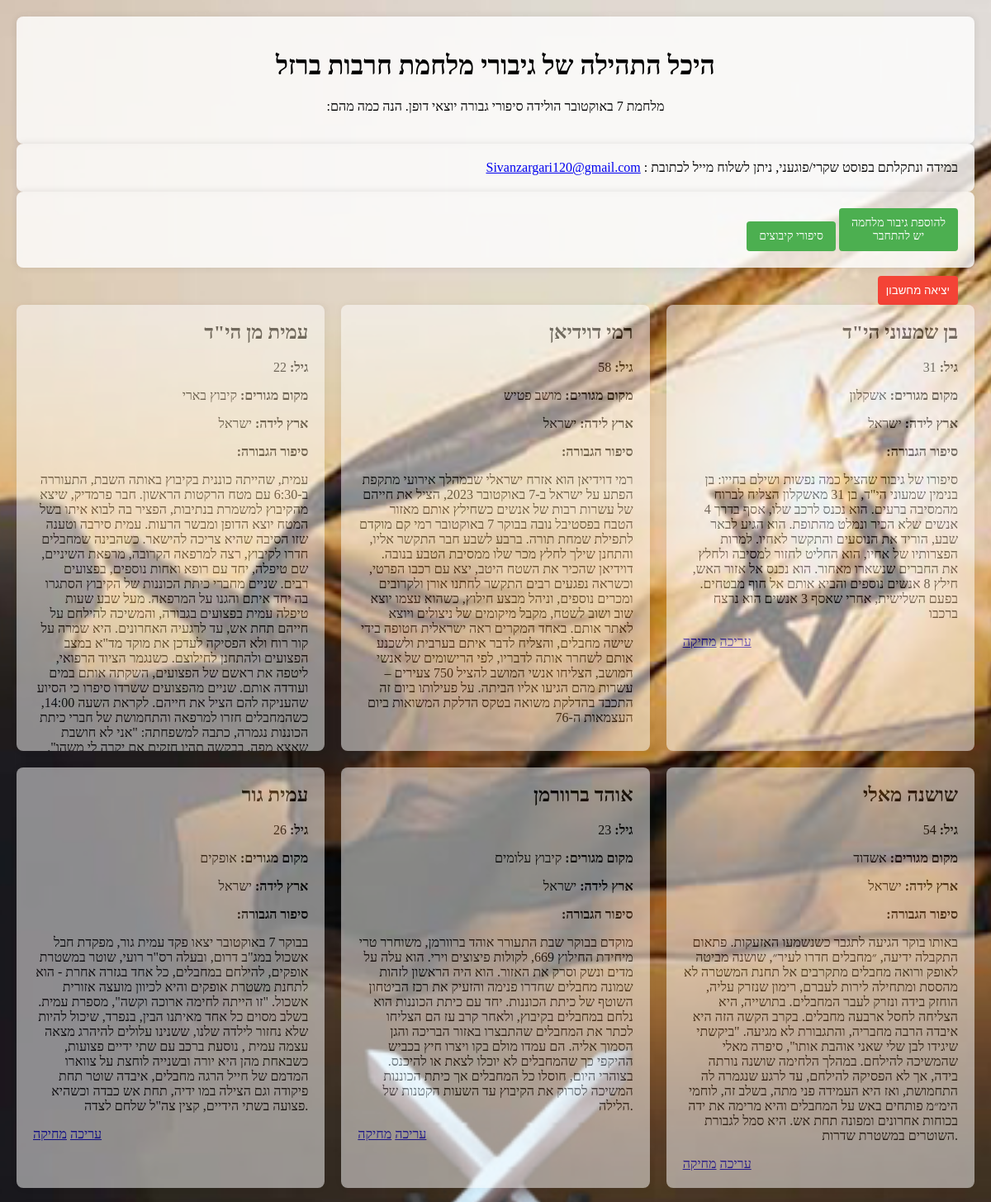
The page /hall-of-fame/ (signed in, upper part) on the database its author committed.
### ironSwordsApp/models.py (models this page shows, shortened)
class Hero(models.Model):
    user = models.ForeignKey(User, on_delete=models.CASCADE)
    first_name = models.CharField(max_length=100)
    last_name = models.CharField(max_length=100)
    age = models.IntegerField()
    hometown = models.CharField(max_length=100)
    country_of_birth = models.CharField(max_length=100)
    hero_story = models.TextField()
    image = models.ImageField(upload_to='heroes_images/', blank=True, null=True)

### ironSwordsApp/views.py (the view)
# urls.py: path('hall-of-fame/', views.hall_of_fame, name='hall_of_fame'),
def hall_of_fame(request):
    heroes = Hero.objects.all()
    return render(request, 'home.html', {'heroes': heroes})

### ironSwordsApp/templates/home.html (shortened to what this page needs)
<!DOCTYPE html>
<html lang="en">
<head>
    {% load static %}
</head>
<body>
    <div class="bg">
        <div class="header">
            <h1>היכל התהילה של גיבורי מלחמת חרבות ברזל</h1>
            <p>:מלחמת 7 באוקטובר הולידה סיפורי גבורה יוצאי דופן. הנה כמה מהם</p>
        </div>
        <div class="ad-square">
            במידה ונתקלתם בפוסט שקרי/פוגעני, ניתן לשלוח מייל לכתובת :
            <a href="mailto:Sivanzargari120@gmail.com">Sivanzargari120@gmail.com</a>
        </div>
        <div class="button-square">
            <a href="{% url 'login' %}?next={% url 'add_hero' %}">
                <span class="highlight">להוספת גיבור מלחמה</span><br>
                <span class="underline">יש להתחבר</span>
            </a>
            <a href="{% url 'kibbutz_stories' %}">סיפורי קיבוצים</a>
        </div>
        {% if user.is_authenticated %}
        <button class="logout-button" onclick="document.getElementById('logout-form').submit();">יציאה מחשבון</button>
        {% endif %}
        <div class="hero-grid">
            {% for hero in heroes %}
            <div class="hero-box">
                <h2>{{ hero.first_name }} {{ hero.last_name }}</h2>
                <p><strong>גיל:</strong> {{ hero.age }}</p>
                <p><strong>מקום מגורים:</strong> {{ hero.hometown }}</p>
                <p><strong>ארץ לידה:</strong> {{ hero.country_of_birth }}</p>
                <p><strong>:סיפור הגבורה</strong></p>
                <p>{{ hero.hero_story }}</p>
                <div class="actions">
                    {% if user.is_authenticated and user == hero.user %}
                    <a href="{% url 'edit_hero' hero.id %}">עריכה</a>
                    <a href="{% url 'delete_hero' hero.id %}">מחיקה</a>
                    {% endif %}
                </div>
            </div>
            {% endfor %}
        </div>
    </div>
</body>
</html>

### rows shown on the page
Hero: first_name "עמית", last_name "מן הי\"ד", age "22", hometown "קיבוץ בארי", country_of_birth "ישראל", hero_story "עמית, שהייתה כוננית בקיבוץ באותה השבת, התעוררה ב-6:30 עם מטח הרקטות הראשון. חבר פרמדיק, שיצא מהקיבוץ למשמרת בנתיבות, הפציר בה לבוא איתו בשל המטח יוצא הדופן ומבשר הרעות. עמית סירבה וטענה שזו הסיבה שהיא צריכה להישאר. כשהבינה שמחבלים חדרו לקיבוץ, רצה למרפאה הקרובה, מרפאת השיניים, שם טיפלה, יחד עם רופא ואחות נוספים, בפצועים רבים. שניים מחברי כיתת הכוננות של הקיבוץ הסתגרו בה יחד איתם והגנו על המרפאה. מעל שבע שעות טיפלה עמית בפצועים בגבורה, והמשיכה להילחם על חייהם תחת אש, עד לרגעיה האחרונים. היא שמרה על קור רוח ולא הפסיקה לעדכן את מוקד מד\"א במצב הפצועים ולהתחנן לחילוצם. כשנגמר הציוד הרפואי, ליטפה את ראשם של הפצועים, השקתה אותם במים ועודדה אותם. שניים מהפצועים ששרדו סיפרו כי הסיוע שהעניקה להם הציל…"
Hero: first_name "רמי", last_name "דוידיאן", age "58", hometown "מושב פטיש", country_of_birth "ישראל", hero_story "רמי דוידיאן הוא אזרח ישראלי שבמהלך אירועי מתקפת הפתע על ישראל ב-7 באוקטובר 2023, הציל את חייהם של עשרות רבות של אנשים כשחילץ אותם מאזור הטבח בפסטיבל נובה בבוקר 7 באוקטובר רמי קם מוקדם לתפילת שמחת תורה. ברבע לשבע חבר התקשר אליו, והתחנן שילך לחלץ מכר שלו ממסיבת הטבע בנובה. דוידיאן שהכיר את השטח היטב, יצא עם רכבו הפרטי, וכשראה נפגעים רבים התקשר לחתנו אורן ולקרובים ומכרים נוספים, וניהל מבצע חילוץ, כשהוא עצמו יוצא שוב ושוב לשטח, מקבל מיקומים של ניצולים ויוצא לאתר אותם. באחד המקרים ראה ישראלית חטופה בידי שישה מחבלים, והצליח לדבר איתם בערבית ולשכנע אותם לשחרר אותה לדבריו, לפי הרישומים של אנשי המושב, הצליחו אנשי המושב להציל 750 צעירים – עשרות מהם הגיעו אליו הביתה. על פעילותו ביום זה התכבד בהדלקת…"
Hero: first_name "בן", last_name "שמעוני הי\"ד", age "31", hometown "אשקלון", country_of_birth "ישראל", hero_story "סיפורו של גיבור שהציל כמה נפשות ושילם בחייו: בן בנימין שמעוני הי\"ד, בן 31 מאשקלון הצליח לברוח מהמסיבה ברעים. הוא נכנס לרכב שלו, אסף בדרך 4 אנשים שלא הכיר ונמלט מהתופת. הוא הגיע לבאר שבע, הוריד את הנוסעים והתקשר לאחיו. למרות הפצרותיו של אחיו, הוא החליט לחזור למסיבה ולחלץ את החברים שנשארו מאחור. הוא נכנס אל אזור האש, חילץ 8 אנשים נוספים והביא אותם אל חוף מבטחים. בפעם השלישית, אחרי שאסף 3 אנשים הוא נרצח ברכבו", shows "עריכה"
Hero: first_name "עמית", last_name "גור", age "26", hometown "אופקים", country_of_birth "ישראל", hero_story "בבוקר 7 באוקטובר יצאו פקד עמית גור, מפקדת חבל אשכול במג\"ב דרום, ובעלה רס\"ר רועי, שוטר במשטרת אופקים, להילחם במחבלים, כל אחד בגזרה אחרת - הוא לתחנת משטרת אופקים והיא לכיוון מועצה אזורית אשכול. \"זו הייתה לחימה ארוכה וקשה\", מספרת עמית. בשלב מסוים כל אחד מאיתנו הבין, בנפרד, שיכול להיות שלא נחזור לילדה שלנו, ששנינו עלולים להיהרג מצאה עצמה עמית , נוסעת ברכב עם שתי ידיים פצועות, כשבאחת מהן היא יורה ובשנייה לוחצת על צווארו המדמם של חייל הרגה מחבלים, איבדה שוטר תחת פיקודה וגם הצילה במו ידיה, תחת אש כבדה וכשהיא פצועה בשתי הידיים, קצין צה\"ל שלחם לצדה.", shows "עריכה"
Hero: first_name "אוהד", last_name "ברוורמן", age "23", hometown "קיבוץ עלומים", country_of_birth "ישראל", hero_story "מוקדם בבוקר שבת התעורר אוהד ברוורמן, משוחרר טרי מיחידת החילוץ 669, לקולות פיצוצים וירי. הוא עלה על מדים ונשק וסרק את האזור. הוא היה הראשון לזהות שמונה מחבלים שחדרו פנימה והזעיק את רכז הביטחון השוטף של כיתת הכוננות. יחד עם כיתת הכוננות הוא נלחם במחבלים בקיבוץ, ולאחר קרב עז הם הצליחו לכתר את המחבלים שהתבצרו באזור הבריכה והגן הסמוך אליה. הם עמדו מולם בקו ויצרו חיץ בכביש ההיקפי כך שהמחבלים לא יוכלו לצאת או להיכנס. בצוהרי היום, חוסלו כל המחבלים אך כיתת הכוננות המשיכה לסרוק את הקיבוץ עד השעות הקטנות של הלילה.", shows "עריכה"
Hero: first_name "שושנה", last_name "מאלי", age "54", hometown "אשדוד", country_of_birth "ישראל", hero_story "באותו בוקר הגיעה לתגבר כשנשמעו האזעקות. פתאום התקבלה ידיעה, ״מחבלים חדרו לעיר״, שושנה מביטה לאופק ורואה מחבלים מתקרבים אל תחנת המשטרה לא מהססת ומתחילה לירות לעברם, רימון שנזרק עליה, הוחזק בידה ונזרק לעבר המחבלים. בתושייה, היא הצליחה לחסל ארבעה מחבלים. בקרב הקשה הזה היא איבדה הרבה מחבריה, והתגבורת לא מגיעה. \"ביקשתי שיגידו לבן שלי שאני אוהבת אותו\", סיפרה מאלי שהמשיכה להילחם. במהלך הלחימה שושנה נורתה בידה, אך לא הפסיקה להילחם, עד לרגע שנגמרה לה התחמושת, ואז היא העמידה פני מתה, בשלב זה, לוחמי הימ״מ פותחים באש על המחבלים והיא מרימה את ידה בכוחות אחרונים ומפונה תחת אש. היא סמל לגבורת השוטרים במשטרת שדרות.", shows "עריכה"
